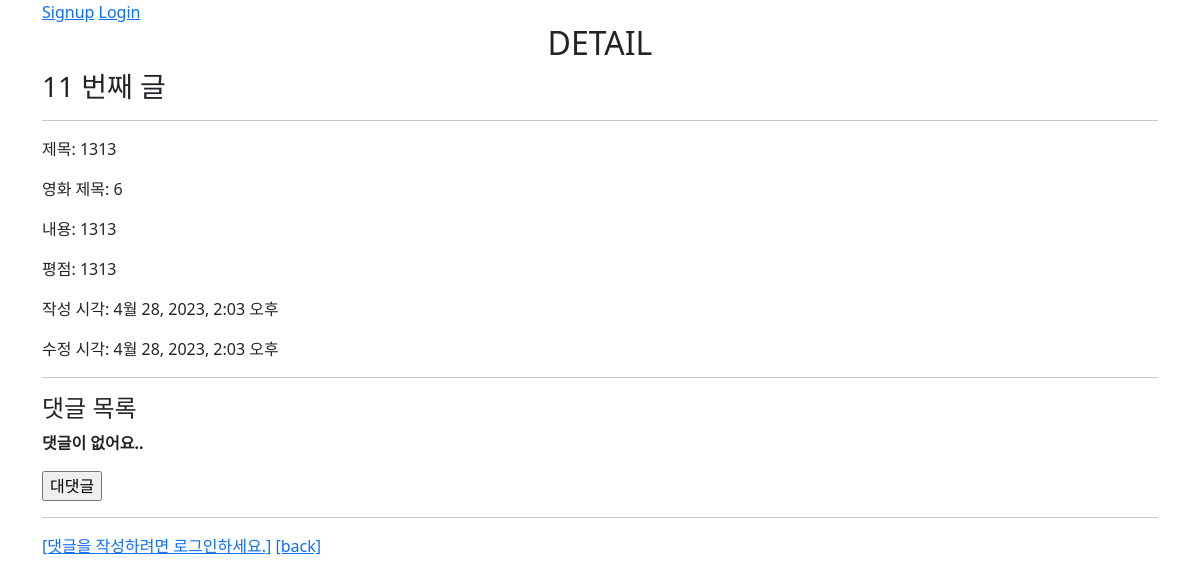
/community/11/, run on an earlier commit of the app's database.
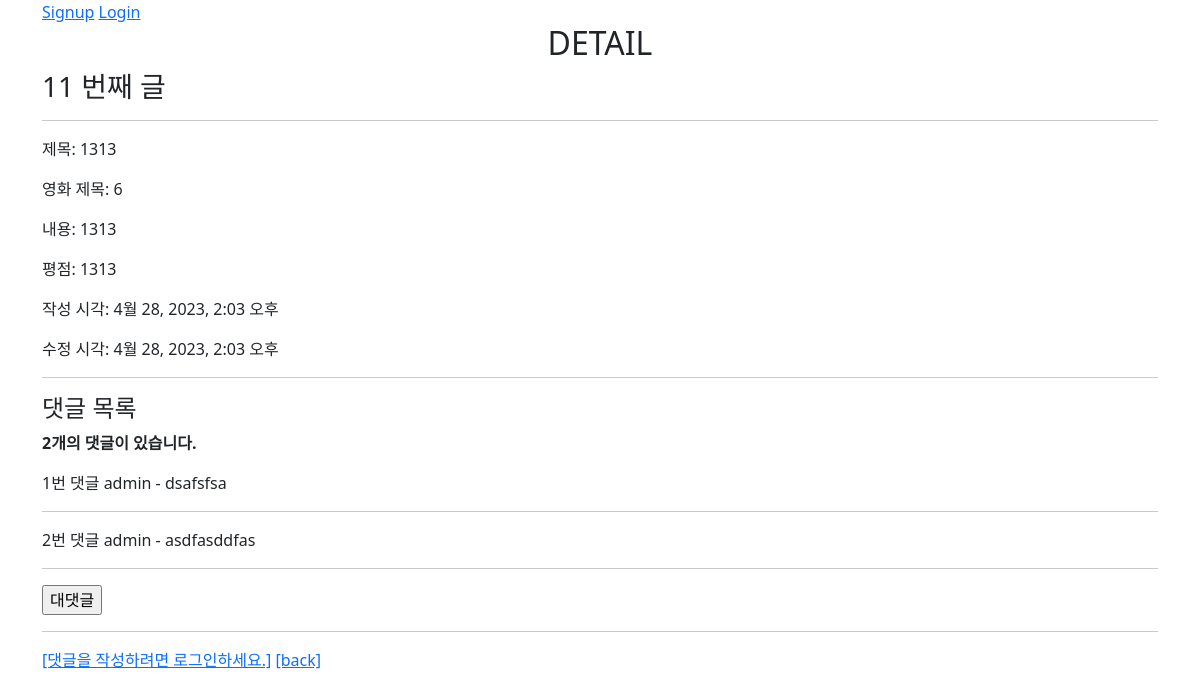
And on a later commit of the database.
### community/models.py (models this page shows)
class Comment(models.Model):
    content = models.TextField()
    review = models.ForeignKey(Review, on_delete=models.CASCADE)
    user = models.ForeignKey(settings.AUTH_USER_MODEL, on_delete=models.CASCADE)
    parent = models.ForeignKey('self',
                               on_delete=models.CASCADE,
                               null=True,
                               related_name='replies'
                               )

### accounts/models.py (models this page shows)
class User(AbstractUser):
    followings = models.ManyToManyField('self', symmetrical=False, related_name='followers')

### community/views.py (the view)
# urls.py: path('<int:review_pk>/', views.detail, name='detail'),
@require_safe
def detail(request, review_pk):
    review = get_object_or_404(Review, pk=review_pk)
    comments = review.comment_set.all()
    comment_form = CommentForm()
    context = {
        'review': review,
        'comment_form': comment_form,
        'comments': comments,
    }
    return render(request, 'community/detail.html', context)

### community/forms.py
class CommentForm(forms.ModelForm):
    class Meta:
        model = Comment
        exclude = ['review', 'user']

### community/templates/community/detail.html (shortened to what this page needs)
{% extends 'base.html' %}
{% block content %}
  <h2 class="text-center">DETAIL</h2>
  <h3>{{ review.pk }} 번째 글</h3>
  <hr>
  <p>제목: {{ review.title }}</p>
  <p>영화 제목: {{ review.movie_title }}</p>
  <p>내용: {{ review.content }}</p>
  <p>평점: {{ review.rank }}</p>
  <p>작성 시각: {{ review.created_at }}</p>
  <p>수정 시각: {{ review.updated_at }}</p>
  <hr>
  <h4>댓글 목록</h4>
  {% if comments|length %}
    <p><b>{{ comments|length }}개의 댓글이 있습니다.</b></p>
  {% endif %}
  {% for comment in comments %}
    <div>
      {{ comment.pk }}번 댓글 {{ comment.user }} - {{ comment.content }}
    </div>
    <hr>
  {% empty %}
    <p><b>댓글이 없어요..</b></p>
  {% endfor %}
  <form action="{% url 'community:create_comment' review.pk %}" method="post">
    <input type="submit" value="대댓글">
  </form>
  <hr>
  {% if user.is_authenticated %}
    <form action="{% url 'community:create_comment' review.pk %}" method="POST">
      {% csrf_token %}
      {{ comment_form }}
      <input type="submit">
    </form>
  {% else %}
    <a href="{% url 'accounts:login' %}">[댓글을 작성하려면 로그인하세요.]</a>
  {% endif %}
  <a href="{% url 'community:index' %}">[back]</a>
{% endblock  %}

What changed in the data, as far as the page shows it:
added Comment: pk "1", user "admin", content "dsafsfsa"
added Comment: pk "2", user "admin", content "asdfasddfas"
Also different on the page:
{{ comments|length }}: (not shown) → "2"
text no longer shown: "댓글이 없어요.."
text now shown: "개의 댓글이 있습니다."
